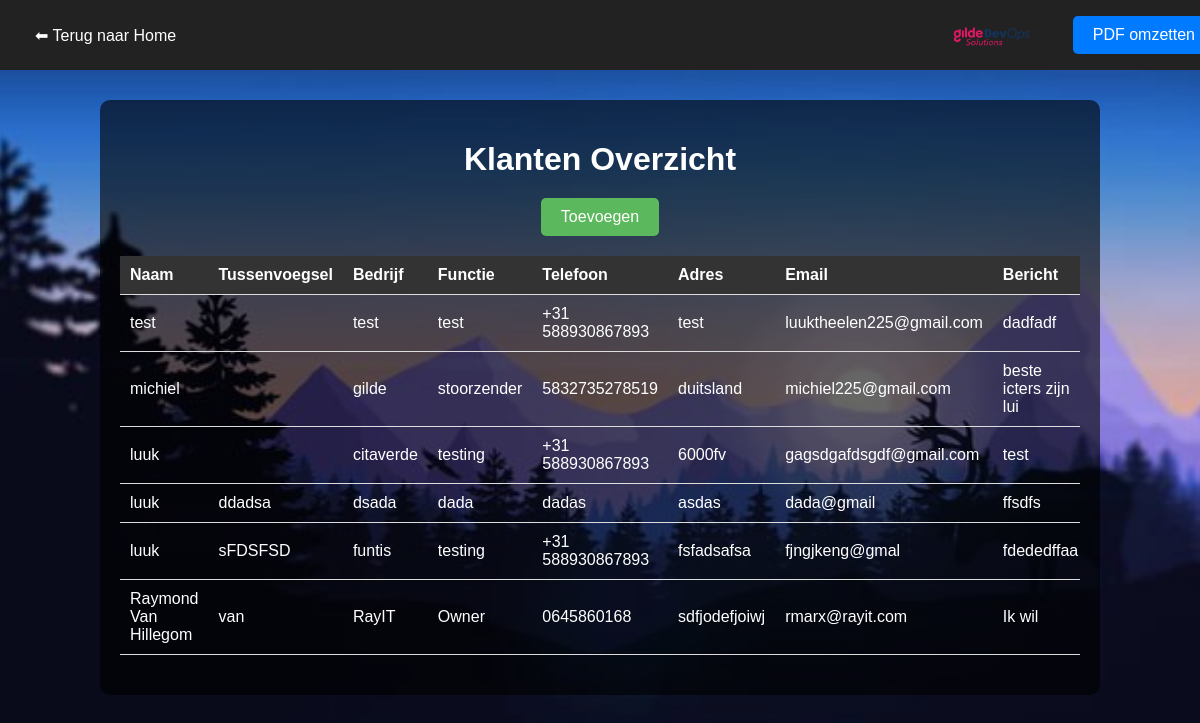
/klanteninfo.php, run on the app's committed database.
### tables this page shows
CREATE TABLE IF NOT EXISTS `klanten` (
  `id` int NOT NULL AUTO_INCREMENT,
  `naam` varchar(100) NOT NULL,
  `tussenvoegsel` varchar(50) DEFAULT NULL,
  `bedrijf` varchar(100) NOT NULL,
  `functie` varchar(100) NOT NULL,
  `telefoon` varchar(20) NOT NULL,
  `adres` varchar(255) NOT NULL,
  `email` varchar(100) NOT NULL,
  `bericht` text NOT NULL,
  `datum` timestamp NULL DEFAULT CURRENT_TIMESTAMP,
  PRIMARY KEY (`id`),
  UNIQUE KEY `email` (`email`)
);

### klanteninfo.php (the view, shortened to what this page needs)
<?php
require 'config.php';
try {
    $pdo = new PDO("mysql:host=$servername;dbname=$dbname;charset=utf8", $username, $password);
    $pdo->setAttribute(PDO::ATTR_ERRMODE, PDO::ERRMODE_EXCEPTION);
} catch (PDOException $e) {
    die("Fout bij verbinden met database: " . $e->getMessage());
}
?>
<!DOCTYPE html>
<html lang="nl">
<head>
</head>
<body>
<div class="navbar">
    <a href="index.html">⬅ Terug naar Home</a>
    <img src="images/devopslogo.png" alt="Logo">
    <button onclick="window.print()">PDF omzetten</button>
</div>
<div class="container">
    <h1>Klanten Overzicht</h1>
    <div class="add-btn-container">
        <a href="klanten.html"><button class="add-btn">Toevoegen</button></a>
    </div>
    <div style="overflow-x:auto;">
    <table>
        <thead>
            <tr>
                <th>Naam</th>
                <th>Tussenvoegsel</th>
                <th>Bedrijf</th>
                <th>Functie</th>
                <th>Telefoon</th>
                <th>Adres</th>
                <th>Email</th>
                <th>Bericht</th>
            </tr>
        </thead>
        <tbody>
            <?php
            try {
                $sql = "SELECT * FROM klanten";
                $stmt = $pdo->query($sql);
                while ($row = $stmt->fetch(PDO::FETCH_ASSOC)) {
                    echo "<tr>
                            <td>" . htmlspecialchars($row['naam']) . "</td>
                            <td>" . htmlspecialchars($row['tussenvoegsel']) . "</td>
                            <td>" . htmlspecialchars($row['bedrijf']) . "</td>
                            <td>" . htmlspecialchars($row['functie']) . "</td>
                            <td>" . htmlspecialchars($row['telefoon']) . "</td>
                            <td>" . htmlspecialchars($row['adres']) . "</td>
                            <td>" . htmlspecialchars($row['email']) . "</td>
                            <td>" . htmlspecialchars($row['bericht']) . "</td>
                          </tr>";
                }
            } catch (PDOException $e) {
                echo "<tr><td colspan='8'>Er is een fout opgetreden: " . $e->getMessage() . "</td></tr>";
            }
            ?>
        </tbody>
    </table>
    </div>
</div>
</body>
</html>

### klanteninfo.php (style rules this page uses)
body { font-family: Arial, sans-serif; background-image: url('images/Simple chill wallpaper 1920 x 1080 - Wallpaper.jpg'); background-size: cover; background-position: center center; background-attachment: fixed; margin: 0; padding: 0; color: #fff; }
.navbar { width: 100%; background: #222; padding: 15px; position: fixed; top: 0; left: 0; display: flex; justify-content: space-between; align-items: center; z-index: 1000; }
.navbar img { height: 40px; width: auto; margin-left: auto; }
.navbar a { color: white; text-decoration: none; padding: 10px 20px; font-size: 16px; border-radius: 5px; }
.navbar button { padding: 10px 20px; background-color: #007bff; color: white; font-size: 16px; border: none; border-radius: 5px; cursor: pointer; }
.container { width: 80%; margin: 0 auto; padding: 20px; background-color: rgba(0, 0, 0, 0.6); border-radius: 10px; margin-top: 100px; }
h1 { text-align: center; margin-bottom: 20px; }
table { width: 100%; border-collapse: collapse; margin-bottom: 20px; }
th, td { padding: 10px; text-align: left; border-bottom: 1px solid #ddd; }
th { background-color: #333; color: white; }
button { background-color: #007bff; color: white; padding: 10px 20px; font-size: 16px; border: none; border-radius: 5px; cursor: pointer; }
.add-btn-container { display: flex; justify-content: center; margin-bottom: 20px; }
.add-btn { padding: 10px 20px; background-color: #5cb85c; color: white; border-radius: 5px; font-size: 16px; cursor: pointer; }

### data on the page
klanten: naam "test", bedrijf "test", functie "test", telefoon "+31 588930867893", adres "test", email "luuktheelen225@gmail.com", bericht "dadfadf"
klanten: naam "michiel", bedrijf "gilde", functie "stoorzender", telefoon "5832735278519", adres "duitsland", email "michiel225@gmail.com", bericht "beste icters zijn lui"
klanten: naam "luuk", bedrijf "citaverde", functie "testing", telefoon "+31 588930867893", adres "6000fv", email "gagsdgafdsgdf@gmail.com", bericht "test"
klanten: naam "luuk", tussenvoegsel "ddadsa", bedrijf "dsada", functie "dada", telefoon "dadas", adres "asdas", email "dada@gmail", bericht "ffsdfs"
klanten: naam "luuk", tussenvoegsel "sFDSFSD", bedrijf "funtis", functie "testing", telefoon "+31 588930867893", adres "fsfadsafsa", email "fjngjkeng@gmal", bericht "fdededffaa"
klanten: naam "Raymond Van Hillegom", tussenvoegsel "van", bedrijf "RayIT", functie "Owner", telefoon "0645860168", adres "sdfjodefjoiwj", email "rmarx@rayit.com", bericht "Ik wil"
